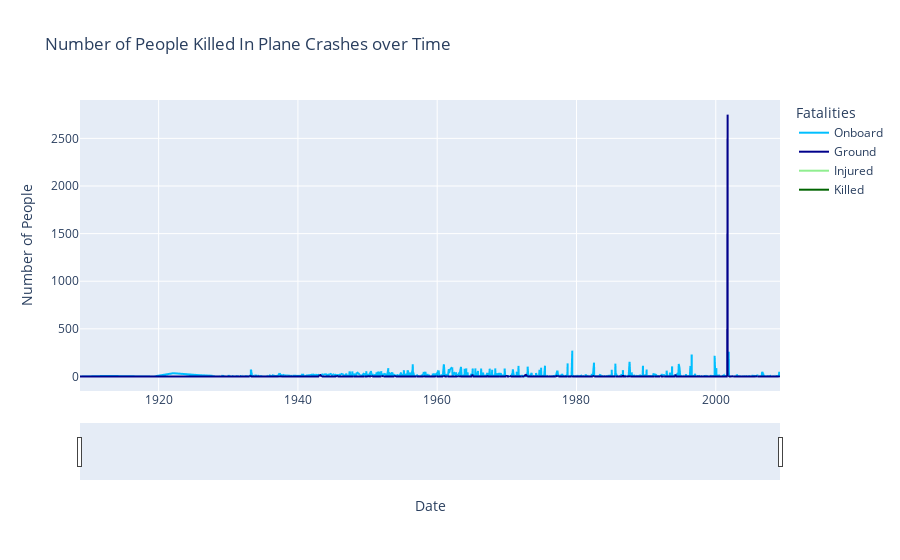

Notebook code cell kept with this figure:
### Code cell
concat = pd.concat([trains, airplanes])
concat.sort_values(by='Date', inplace=True)
fig = px.line(concat, x='Date', y=['Onboard', 'Ground', 'Injured', 'Killed'], color_discrete_sequence=["deepskyblue", "darkblue", "lightgreen", "darkgreen"],
              labels={
                "value" : "Number of People",
                "DATE" : "Date",
                "variable" : "Fatalities"
              },
              title="Number of People Killed In Plane Crashes over Time")
fig.update_xaxes(
    rangeslider_visible=True)
fig.show()

### Figure 1 — Plotly figure (JSON) as saved in the notebook; plotly's stock layout.template omitted (floating-point values rounded to 4 significant figures; data arrays with more than 128 entries replaced by an {"elided": "..."} marker saying what was removed)
{"data": [{"hovertemplate": "Fatalities=Onboard<br>Date=%{x}<br>Number of People=%{y}<extra></extra>", "legendgroup": "Onboard", "line": {"color": "deepskyblue", "dash": "solid"}, "marker": {"symbol": "circle"}, "mode": "lines", "name": "Onboard", "showlegend": true, "type": "scattergl", "x": {"elided": "1357 str values"}, "xaxis": "x", "y": {"elided": "1357 int values"}, "yaxis": "y"}, {"hovertemplate": "Fatalities=Ground<br>Date=%{x}<br>Number of People=%{y}<extra></extra>", "legendgroup": "Ground", "line": {"color": "darkblue", "dash": "solid"}, "marker": {"symbol": "circle"}, "mode": "lines", "name": "Ground", "showlegend": true, "type": "scattergl", "x": {"elided": "1357 str values"}, "xaxis": "x", "y": {"elided": "1357 int values"}, "yaxis": "y"}, {"hovertemplate": "Fatalities=Injured<br>Date=%{x}<br>Number of People=%{y}<extra></extra>", "legendgroup": "Injured", "line": {"color": "lightgreen", "dash": "solid"}, "marker": {"symbol": "circle"}, "mode": "lines", "name": "Injured", "showlegend": true, "type": "scattergl", "x": {"elided": "1357 str values"}, "xaxis": "x", "y": {"elided": "1357 int values"}, "yaxis": "y"}, {"hovertemplate": "Fatalities=Killed<br>Date=%{x}<br>Number of People=%{y}<extra></extra>", "legendgroup": "Killed", "line": {"color": "darkgreen", "dash": "solid"}, "marker": {"symbol": "circle"}, "mode": "lines", "name": "Killed", "showlegend": true, "type": "scattergl", "x": {"elided": "1357 str values"}, "xaxis": "x", "y": {"elided": "1357 int values"}, "yaxis": "y"}], "layout": {"legend": {"title": {"text": "Fatalities"}, "tracegroupgap": 0}, "title": {"text": "Number of People Killed In Plane Crashes over Time"}, "xaxis": {"anchor": "y", "domain": [0, 1], "rangeslider": {"visible": true}, "title": {"text": "Date"}}, "yaxis": {"anchor": "x", "domain": [0, 1], "title": {"text": "Number of People"}}}}
